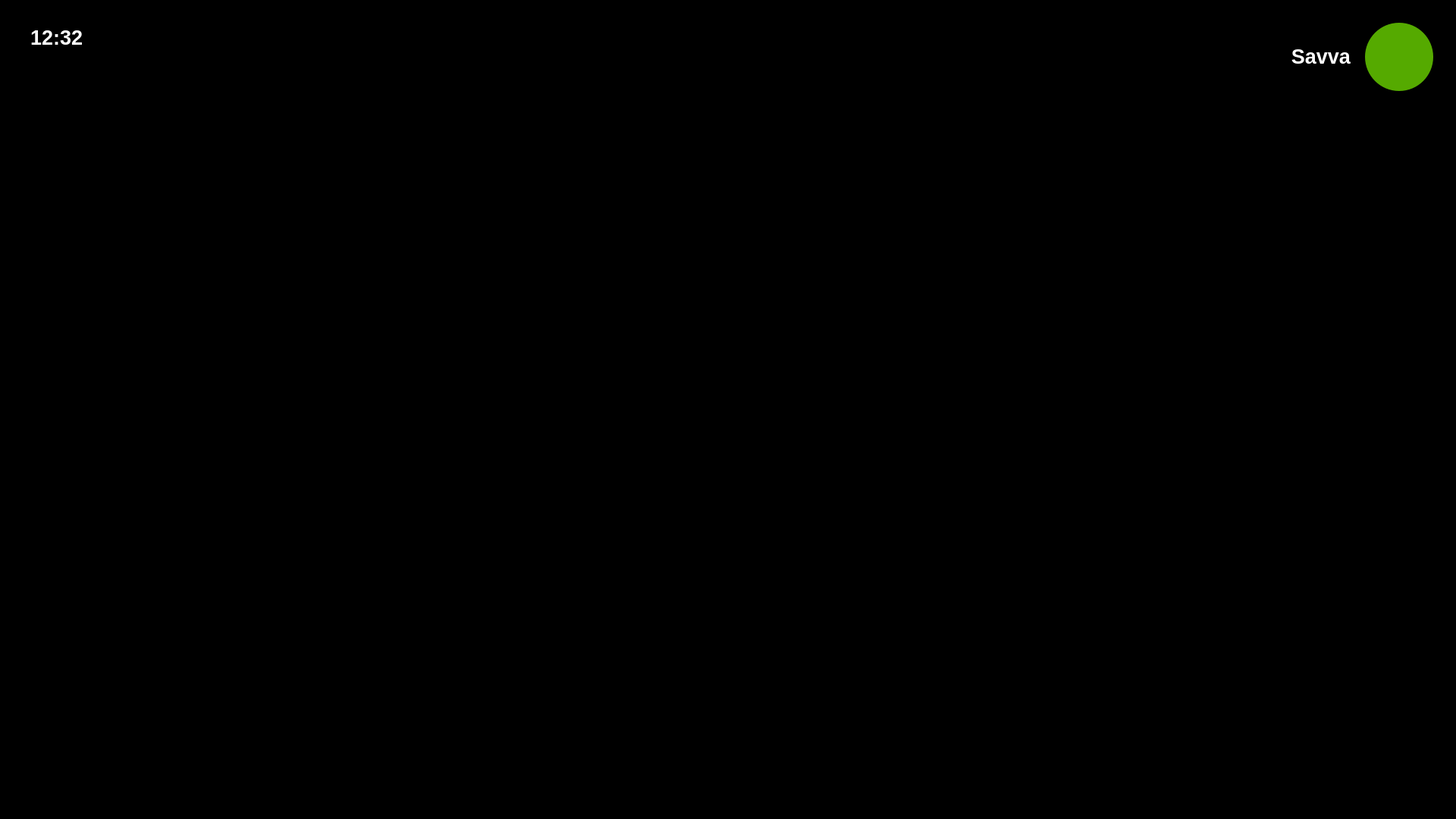
<?xml version="1.0" encoding="UTF-8"?>
<ui version="4.0">
 <class>newmenu</class>
 <widget class="QMainWindow" name="newmenu">
  <property name="geometry">
   <rect>
    <x>0</x>
    <y>0</y>
    <width>1920</width>
    <height>1080</height>
   </rect>
  </property>
  <property name="windowTitle">
   <string>MainWindow</string>
  </property>
  <property name="styleSheet">
   <string notr="true">background-color: rgb(0, 0, 0);</string>
  </property>
  <widget class="QWidget" name="centralwidget">
   <widget class="QWidget" name="horizontalLayoutWidget">
    <property name="geometry">
     <rect>
      <x>40</x>
      <y>20</y>
      <width>201</width>
      <height>58</height>
     </rect>
    </property>
    <layout class="QHBoxLayout" name="horizontalLayout">
     <item>
      <widget class="QLabel" name="label">
       <property name="font">
        <font>
         <pointsize>20</pointsize>
         <bold>true</bold>
        </font>
       </property>
       <property name="styleSheet">
        <string notr="true">color: rgb(255, 255, 255);
background-color: rgba(0, 0, 0, 0);</string>
       </property>
       <property name="text">
        <string>12:32</string>
       </property>
      </widget>
     </item>
     <item>
      <widget class="QPushButton" name="pushButton_2">
       <property name="styleSheet">
        <string notr="true">background-color: rgba(0, 0, 0, 0);
color: rgba(255, 255, 255, 0);
border:none;</string>
       </property>
       <property name="text">
        <string/>
       </property>
       <property name="icon">
        <iconset resource="back.qrc">
         <normaloff>:/new/prefix1/image/wife3.png</normaloff>:/new/prefix1/image/wife3.png</iconset>
       </property>
       <property name="iconSize">
        <size>
         <width>50</width>
         <height>50</height>
        </size>
       </property>
       <property name="checkable">
        <bool>false</bool>
       </property>
       <property name="flat">
        <bool>false</bool>
       </property>
      </widget>
     </item>
     <item>
      <widget class="QPushButton" name="pushButton">
       <property name="styleSheet">
        <string notr="true">background-color: rgba(255, 255, 255, 0);</string>
       </property>
       <property name="text">
        <string/>
       </property>
       <property name="icon">
        <iconset resource="back.qrc">
         <normaloff>:/new/prefix1/image/battery4.png</normaloff>:/new/prefix1/image/battery4.png</iconset>
       </property>
       <property name="iconSize">
        <size>
         <width>50</width>
         <height>50</height>
        </size>
       </property>
       <property name="flat">
        <bool>true</bool>
       </property>
      </widget>
     </item>
    </layout>
   </widget>
   <widget class="QLabel" name="label_2">
    <property name="geometry">
     <rect>
      <x>1640</x>
      <y>55</y>
      <width>141</width>
      <height>39</height>
     </rect>
    </property>
    <property name="font">
     <font>
      <pointsize>20</pointsize>
      <bold>true</bold>
     </font>
    </property>
    <property name="styleSheet">
     <string notr="true">color: rgb(255, 255, 255);
background-color: rgba(0, 0, 0, 0);</string>
    </property>
    <property name="text">
     <string>Savva</string>
    </property>
    <property name="alignment">
     <set>Qt::AlignRight|Qt::AlignTrailing|Qt::AlignVCenter</set>
    </property>
   </widget>
   <widget class="QLabel" name="label_3">
    <property name="geometry">
     <rect>
      <x>1800</x>
      <y>30</y>
      <width>90</width>
      <height>90</height>
     </rect>
    </property>
    <property name="font">
     <font>
      <pointsize>20</pointsize>
      <bold>true</bold>
     </font>
    </property>
    <property name="styleSheet">
     <string notr="true">color: rgb(255, 255, 255);
background-color: rgba(0, 0, 0, 0);
border-radius: 45px;
background-color: rgb(85, 170, 0);</string>
    </property>
    <property name="text">
     <string/>
    </property>
    <property name="scaledContents">
     <bool>true</bool>
    </property>
   </widget>
   <widget class="QWidget" name="gridLayoutWidget">
    <property name="geometry">
     <rect>
      <x>0</x>
      <y>0</y>
      <width>1921</width>
      <height>1081</height>
     </rect>
    </property>
    <layout class="QGridLayout" name="gridLayout"/>
   </widget>
   <zorder>gridLayoutWidget</zorder>
   <zorder>horizontalLayoutWidget</zorder>
   <zorder>label_3</zorder>
   <zorder>label_2</zorder>
  </widget>
 </widget>
 <resources>
  <include location="back.qrc"/>
 </resources>
 <connections/>
</ui>
